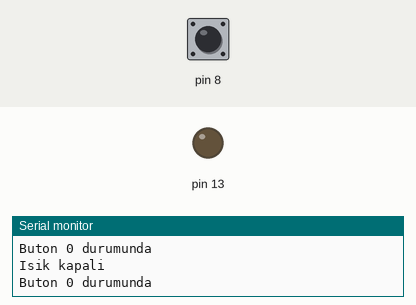
Simulated run of this sketch. Board: Arduino Uno, built with avr-gcc and run on an emulated ATmega328P. On the bench: output pins drawn as LEDs (lit = HIGH), the last lines printed to the serial monitor. Dashed ring = blinking. Inputs (shaded band) come from the test bench; at power-on: pin 8 LOW.

Above: at 1.2 s.
1.3 s: pin 8 driven HIGH
At 2.5 s:
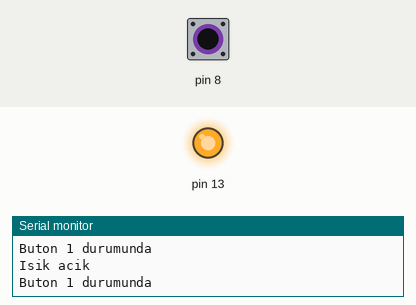
2.8 s: pin 8 driven LOW
At 3.7 s:
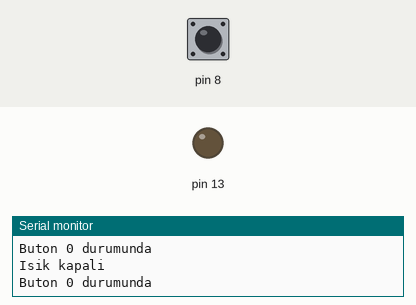
5.8 s: pin 8 pulsed HIGH 5 times (0.12 s each, 0.3 s apart)
At 6.17 s:
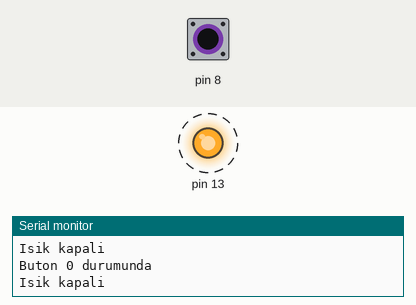
10.3 s: pin 8 pulsed HIGH 2 times (0.12 s each, 0.3 s apart)
At 12.0 s:
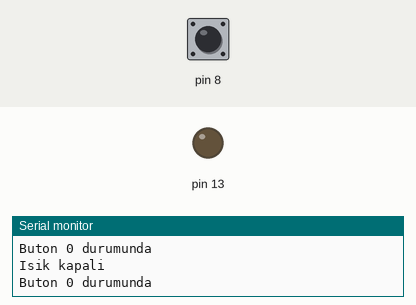
Timing chart, 0 to 13.5 s (numbered marks = the images above; inputs shaded):
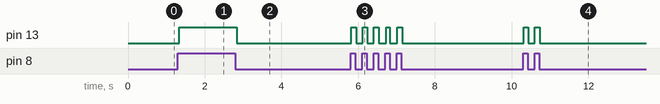

The sketch:

lamba.ino
```cpp
int buton = 0;

void setup()
{
  pinMode(13,OUTPUT);
  pinMode(8,INPUT);
  Serial.begin(9600);
}

void loop()
{
  buton = digitalRead(8);
  if (buton == 1 ){
    digitalWrite(13,HIGH);
    Serial.println("Buton 1 durumunda");
    Serial.println("Isik acik");
  } else {
    digitalWrite(13,LOW);
    Serial.println("Buton 0 durumunda");
    Serial.println("Isik kapali");
  }
}
```

Measured:
- after the input at 1.3 s, pin 13: LOW → HIGH at once
- after the input at 2.8 s, pin 13: HIGH → LOW at once
- after the input at 5.8 s, pin 13: alternates HIGH for 0.12 s and LOW for 0.18 s, 10 changes in all, then stays LOW, starting at once
- after the input at 10.3 s, pin 13: alternates HIGH for 0.12 s and LOW for 0.17 s, 4 changes in all, then stays LOW, starting at once
